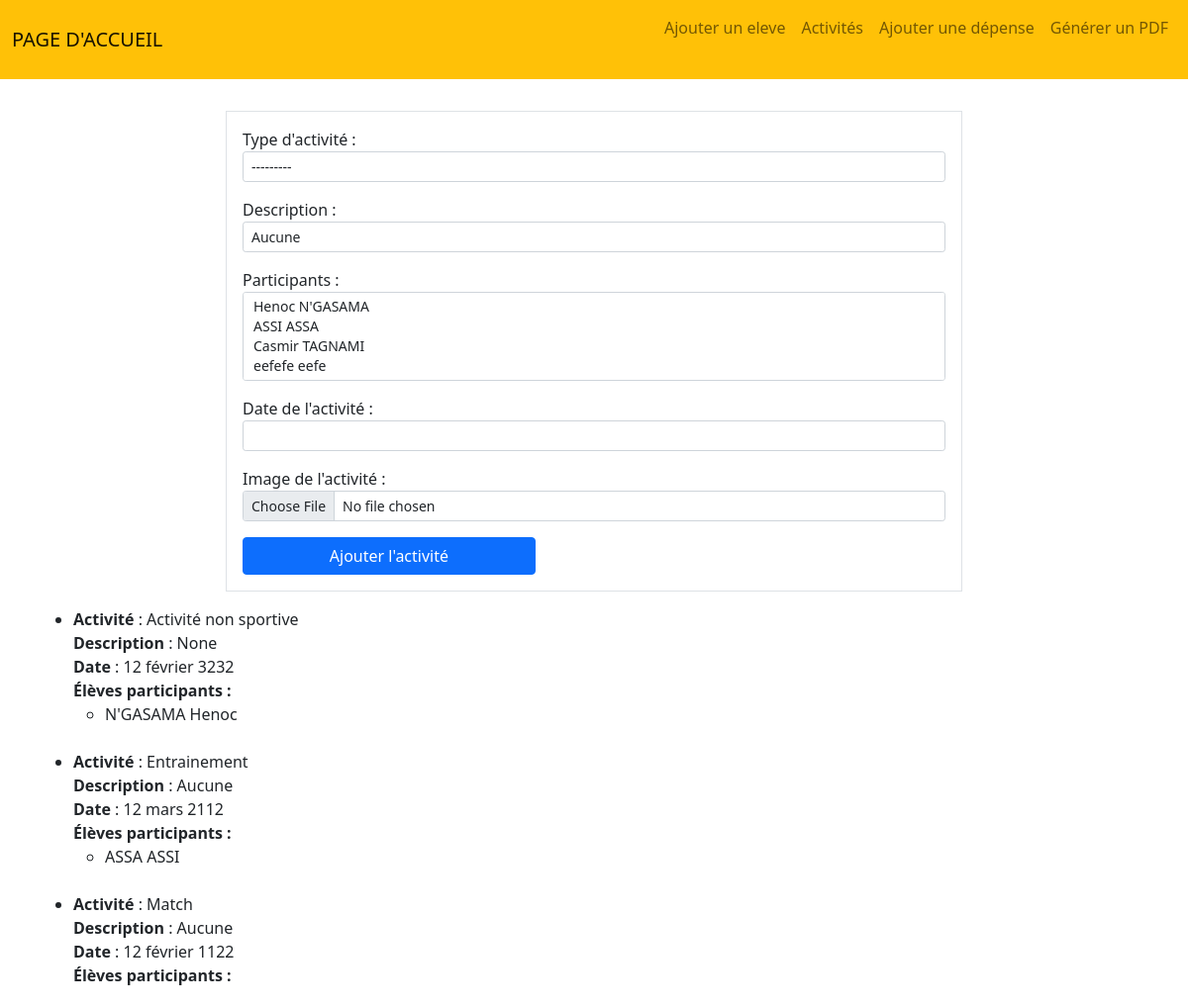
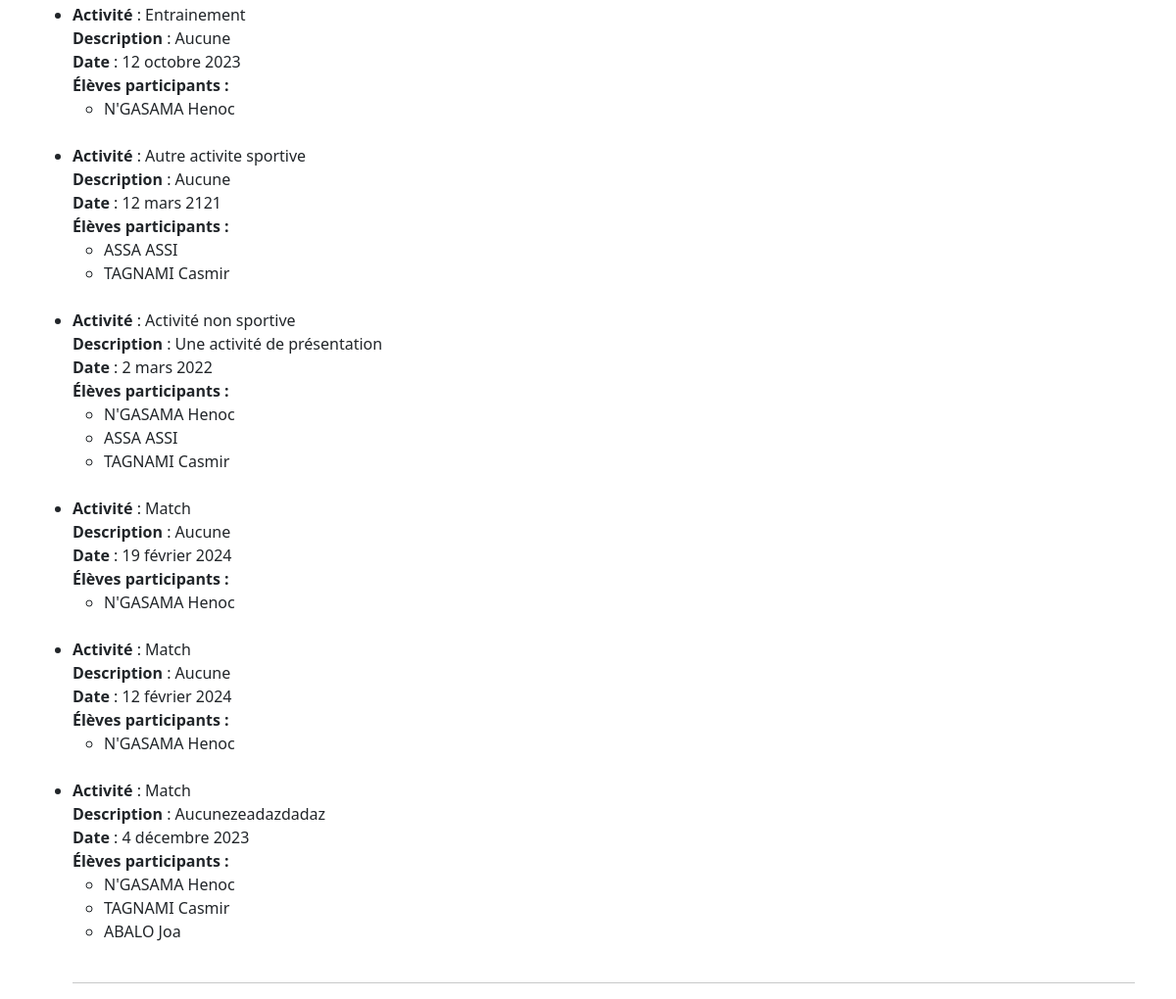
Screenshot of /activite/ with the database file from the repository (2 pictures, top to bottom).
### gestion/models.py (models this page shows, shortened)
class Activite(models.Model):
    choix = [
        ("Entrainement", "Entrainement"), ("Match", "Match"), ("Autre activite sportive", "Autre activite sportive"),
        ("Activité non sportive", "Activité non sportive"),
    ]
    images = models.ImageField(verbose_name="Image de l'activité", upload_to="activite", blank=True, null=True)
    type = models.CharField(verbose_name="Type d'activité", max_length=40, choices=choix)
    eleves = models.ManyToManyField(Eleve, verbose_name="Participants", null=True, blank=True)
    description = models.CharField(verbose_name="Description",default="Aucune",  max_length=255, null=True, blank=True)
    date = models.DateField(verbose_name="Date de l'activité", max_length=255)

class Eleve(models.Model):
    profil = models.ImageField(verbose_name="Photo de profil", upload_to="profils", blank=True, null=True)
    nom = models.CharField(verbose_name="Nom", max_length=128)
    prenom = models.CharField(verbose_name="Prenom", max_length=128)
    dateNaiss = models.DateField(verbose_name="Date de naissanse")
    residence = models.CharField(verbose_name="Lieu de résidence", max_length=50)
    def __str__(self):
        return f"{self.prenom} {self.nom}"

### gestion/views.py (the view)
# urls.py: path('activite/', activite, name="activite"),
def activite(request):
    activites = Activite.objects.all()
    if request.method == "POST":
        form = AjoutActivite(request.POST, request.FILES)
        if form.is_valid():
            activite = form.save()
            activite.save()
            return redirect(reverse("activite"))
    form = AjoutActivite()
    return render(request, 'gestion/activite.html', {"form": form, "activites": activites})

### gestion/forms.py
class AjoutActivite(forms.ModelForm):
    class Meta:
        model = Activite
        fields = ["type", "description", "eleves", "date", "images"]
    def __init__(self, *args, **kwargs):
        super().__init__(*args, **kwargs)
        for element in self.fields:
            self.fields[element].widget.attrs.update({
                'class': 'form-control form-control-sm',
            })

### gestion/templates/gestion/activite.html (shortened to what this page needs)
{% extends 'base.html' %}
{% block content %}
<form class="justify-content-center d-flex" method="post" enctype="multipart/form-data">
    <fieldset class="col-10 col-md-8 p-3 border m-3">
        {{ form.as_p }}
        <button class="btn btn-primary col-md-5 col-6" type="submit">Ajouter l'activité</button>
    </fieldset>
</form>
<ul>
  {% for activite in activites %}
    <li>
      <b>Activité</b> : {{ activite.type }}<br>
      <b>Description</b> : {{ activite.description }}<br>
      <b>Date</b> : {{ activite.date }}<br>
      <b>Élèves participants :</b>
      <ul>
        {% for eleve in activite.eleves.all %}
          <li>{{ eleve.nom }} {{ eleve.prenom }}</li>
        {% endfor %}
      </ul><br>
    </li>
  {% endfor %}
    <hr>
</ul>
{% endblock %}

### rows the page displays
Activite: type "Activité non sportive", description "None", date "12 février 3232"
Eleve: nom "N'GASAMA", prenom "Henoc"
Activite: type "Entrainement", description "Aucune", date "12 mars 2112"
Eleve: nom "ASSA", prenom "ASSI"
Activite: type "Match", description "Aucune", date "12 février 1122"
Activite: type "Entrainement", description "Aucune", date "12 octobre 2023"
Activite: type "Autre activite sportive", description "Aucune", date "12 mars 2121"
Eleve: nom "TAGNAMI", prenom "Casmir"
Activite: type "Activité non sportive", description "Une activité de présentation", date "2 mars 2022"
Activite: type "Match", description "Aucune", date "19 février 2024"
Activite: type "Match", description "Aucune", date "12 février 2024"
Activite: type "Match", description "Aucunezeadazdadaz", date "4 décembre 2023"
Eleve: nom "ABALO", prenom "Joa"
